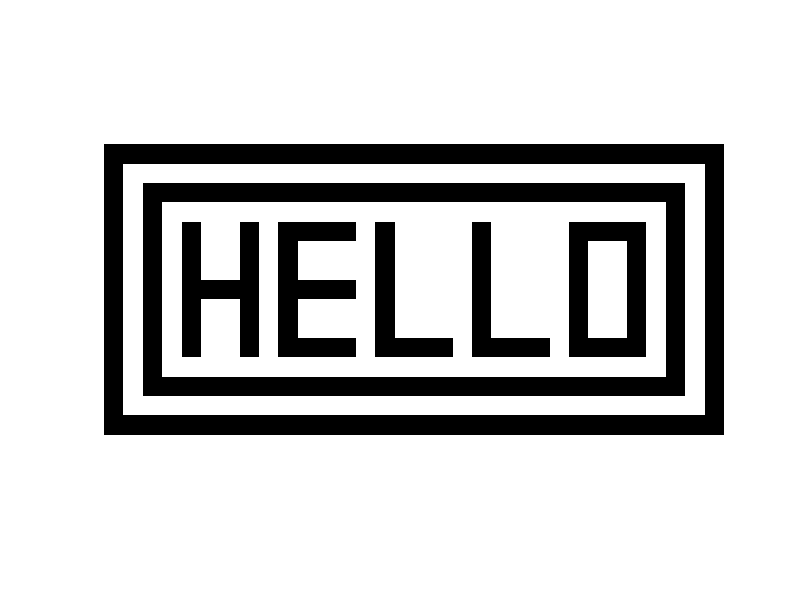
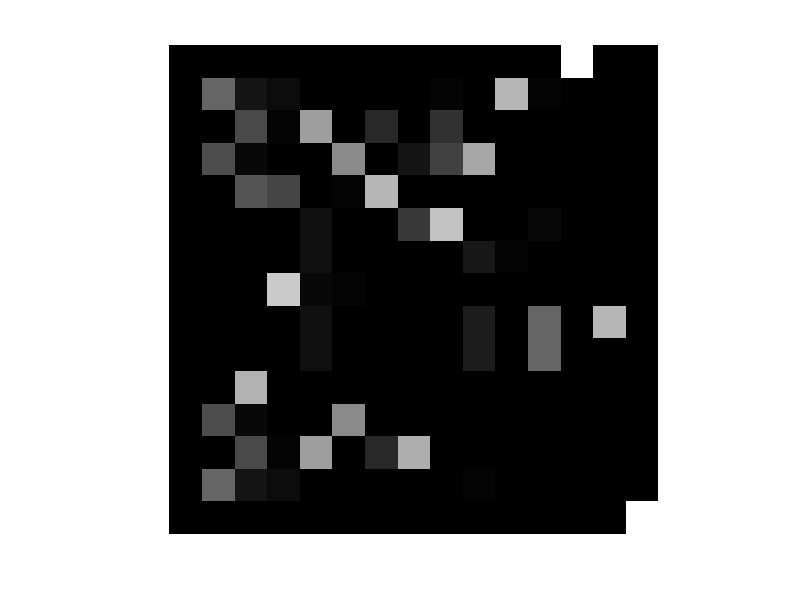
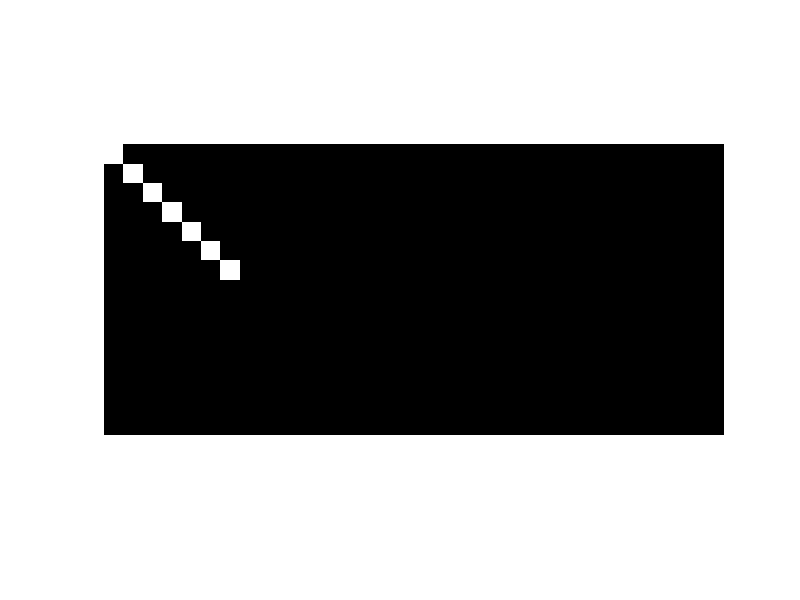
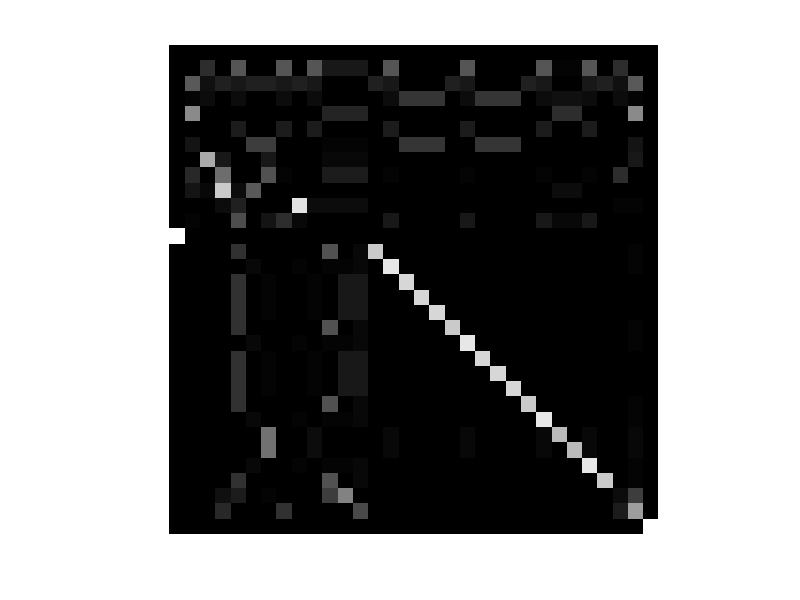

Here is the MATLAB script that generated these plots, in order:
mat = [ 
000,000,000,000,000,000,000,000,000,000,000,000,000,000,000,000,000,000,000,000,000,000,000,000,000,000,000,000,000,000,000,000;
000,255,255,255,255,255,255,255,255,255,255,255,255,255,255,255,255,255,255,255,255,255,255,255,255,255,255,255,255,255,255,000;
000,255,000,000,000,000,000,000,000,000,000,000,000,000,000,000,000,000,000,000,000,000,000,000,000,000,000,000,000,000,255,000;
000,255,000,255,255,255,255,255,255,255,255,255,255,255,255,255,255,255,255,255,255,255,255,255,255,255,255,255,255,000,255,000;
000,255,000,255,000,255,255,000,255,000,000,000,000,255,000,255,255,255,255,000,255,255,255,255,000,000,000,000,255,000,255,000;
000,255,000,255,000,255,255,000,255,000,255,255,255,255,000,255,255,255,255,000,255,255,255,255,000,255,255,000,255,000,255,000;
000,255,000,255,000,255,255,000,255,000,255,255,255,255,000,255,255,255,255,000,255,255,255,255,000,255,255,000,255,000,255,000;
000,255,000,255,000,000,000,000,255,000,000,000,000,255,000,255,255,255,255,000,255,255,255,255,000,255,255,000,255,000,255,000;
000,255,000,255,000,255,255,000,255,000,255,255,255,255,000,255,255,255,255,000,255,255,255,255,000,255,255,000,255,000,255,000;
000,255,000,255,000,255,255,000,255,000,255,255,255,255,000,255,255,255,255,000,255,255,255,255,000,255,255,000,255,000,255,000;
000,255,000,255,000,255,255,000,255,000,000,000,000,255,000,000,000,000,255,000,000,000,000,255,000,000,000,000,255,000,255,000;
000,255,000,255,255,255,255,255,255,255,255,255,255,255,255,255,255,255,255,255,255,255,255,255,255,255,255,255,255,000,255,000;
000,255,000,000,000,000,000,000,000,000,000,000,000,000,000,000,000,000,000,000,000,000,000,000,000,000,000,000,000,000,255,000;
000,255,255,255,255,255,255,255,255,255,255,255,255,255,255,255,255,255,255,255,255,255,255,255,255,255,255,255,255,255,255,000;
000,000,000,000,000,000,000,000,000,000,000,000,000,000,000,000,000,000,000,000,000,000,000,000,000,000,000,000,000,000,000,000;
];
figure
imshow(mat)
hold off;
pause;
[u, s, v] = svd(mat);
figure
imshow(u)
hold off;
pause;
figure
imshow(s)
hold off;
pause;
figure
imshow(v')
hold off;
pause;
for i = 1:10
	p = 11 - i;
	s(p, p) = 0; 
	mat = u * s * v';
	figure
	imshow(mat)
	hold off;
	pause;
endfor
